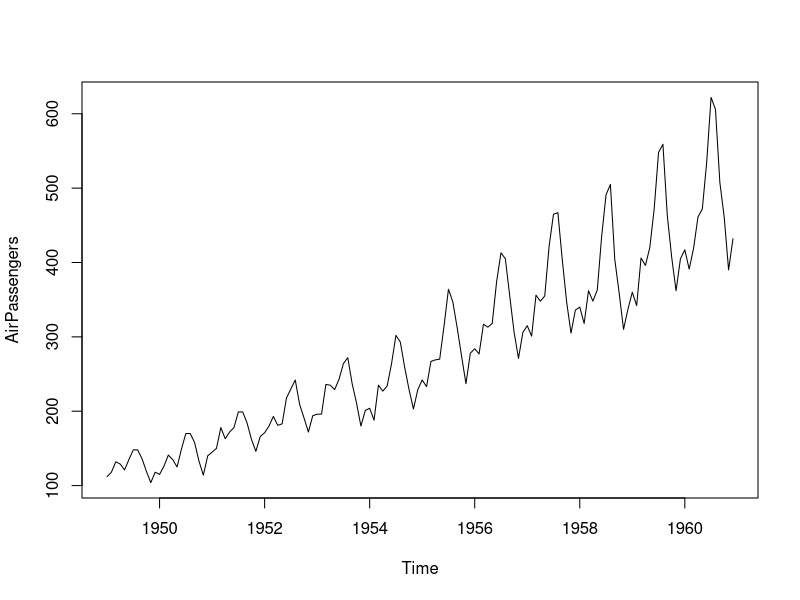
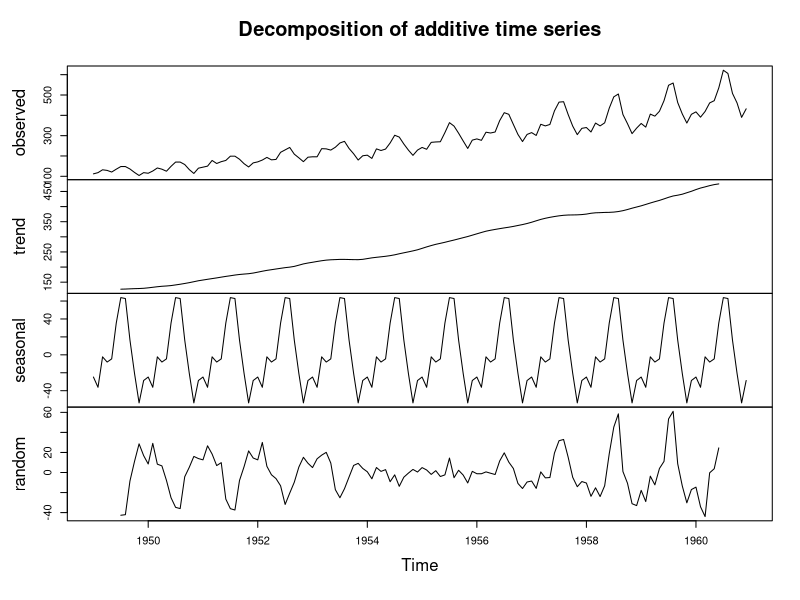
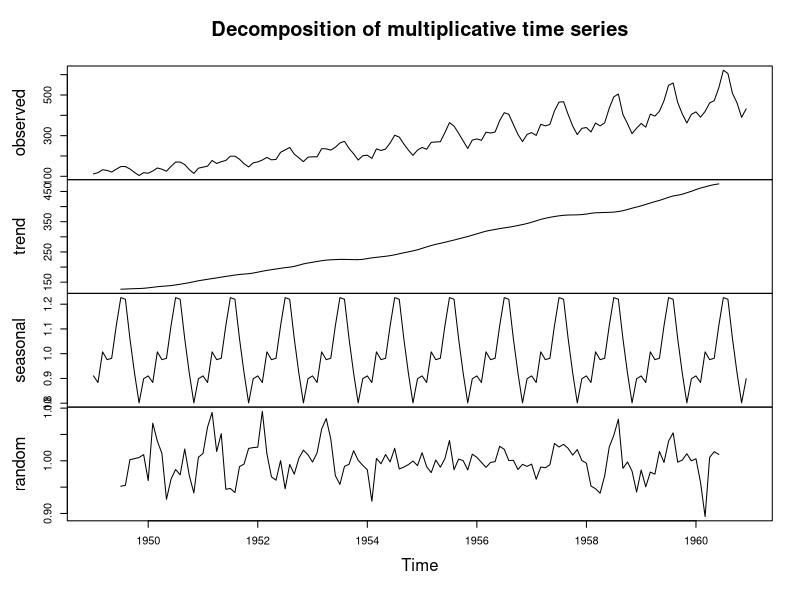
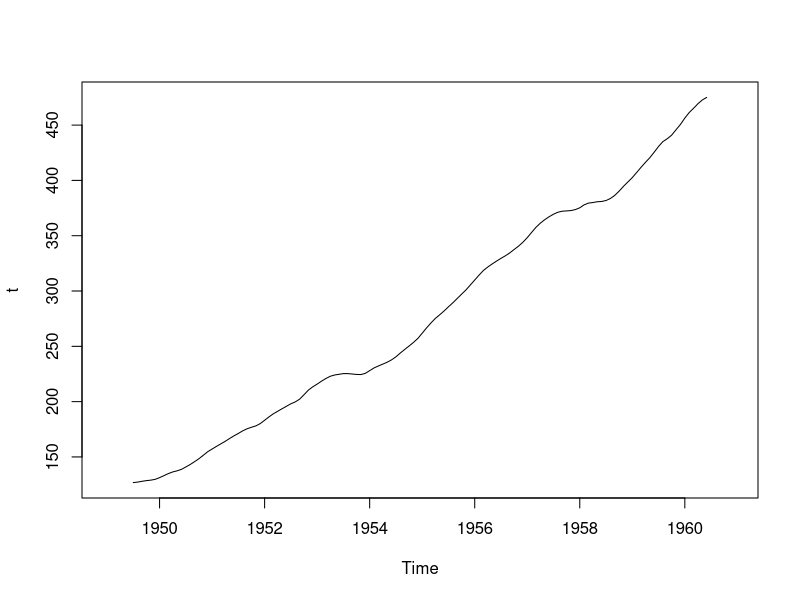
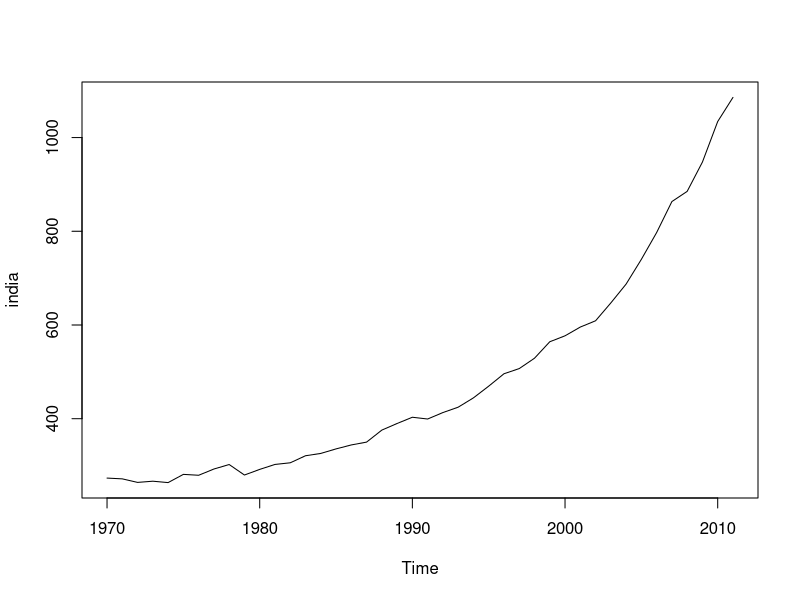
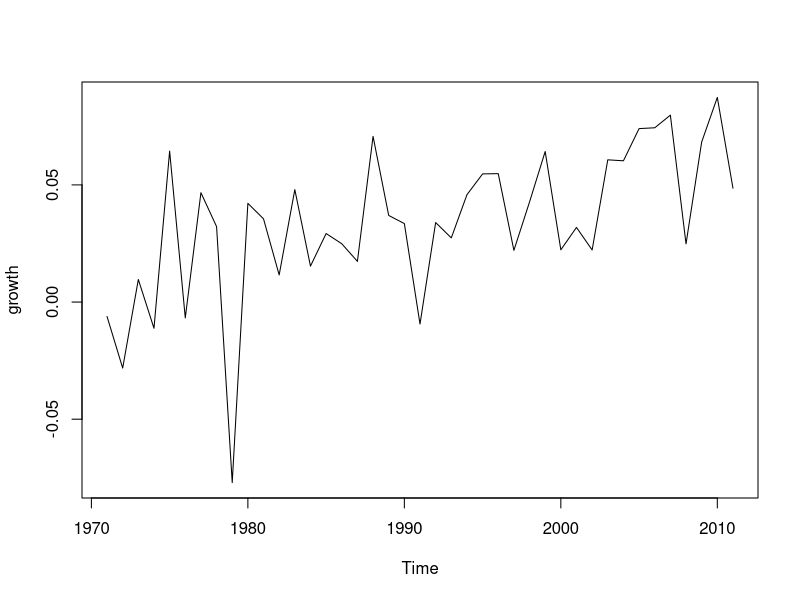
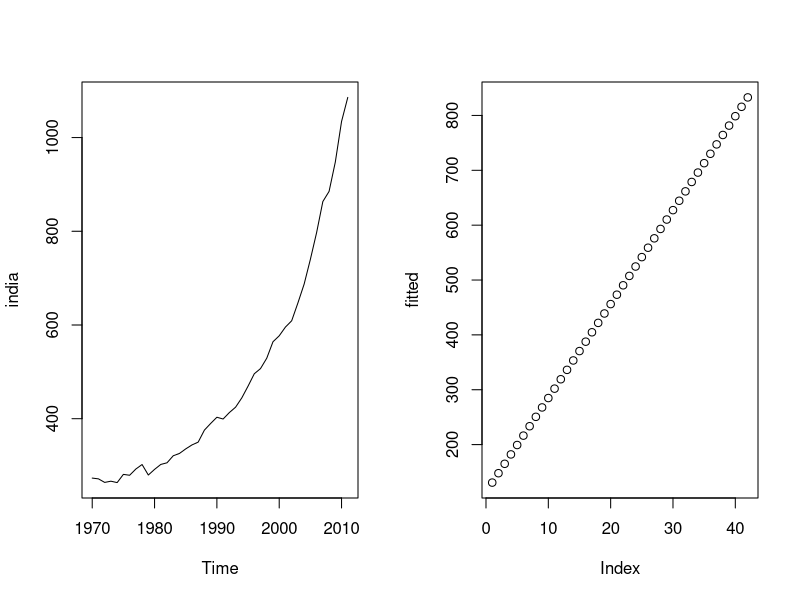

R code for these plots, in order:

#remove(list=ls())

##Time Series

#help("AirPassengers")
plot(AirPassengers) ##multiplicative seasonality

#help(decompose)

plot(decompose(AirPassengers))
plot(decompose(AirPassengers,type="multiplicative"))
str(decompose(AirPassengers,type="multiplicative"))
m<-decompose(AirPassengers,type="multiplicative")
t<-m$trend
plot(t)


#setwd("D:\\Sonali\\000 La Vita Nuova\\000 THE HNI\\NISM\\PGCDS\\TERM 1\\003 Applied Econometrics\\class work")

gdp<-read.csv("./data/WDI_GDP_select countries_modified.csv")
attach(gdp)

india<-ts(India,start=1970,end=2011,freq=1)
growth<-diff(log(india))

time<-seq(1:length(india))
model1<-lm(india~time)
summary(model1)
s<-coef(model1)
plot(india)
plot(growth)

abline(coef=s)
lines(india)

fitted<-fitted(model1)

par(mfrow=c(1,2))
plot(india)
plot(fitted)

model11<-lm(log(India)~time)
model22<-lm(log(China)~time)
model33<-lm(log(Brazil)~time)


##trend cycle decomposition
china<-ts(China,start=1970,end=2011,freq=1)
time<-seq(1:length(china))
model1<-lm(china~time)
summary(model1)
model1<-lm(log(china)~time)
summary(model1)

##y0=exp()
y0<-exp(4.62)
chinatrend<-y0+exp(0.07846*time)








